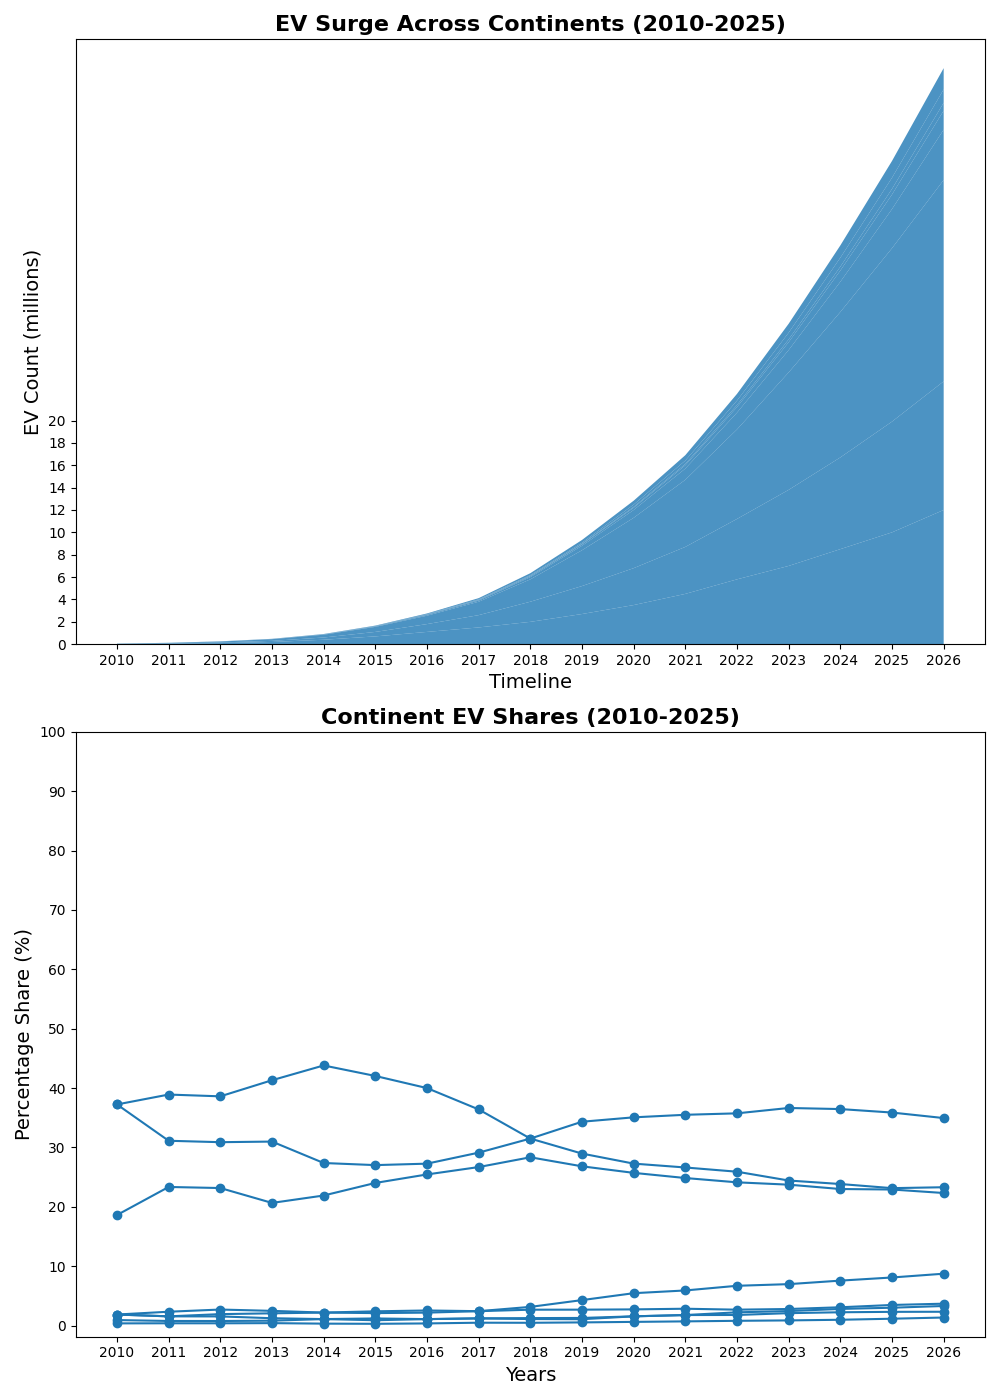

Reproduce this figure in Python.
import matplotlib.pyplot as plt
import numpy as np

years = np.arange(2010, 2027)

north_america = [0.02, 0.05, 0.1, 0.2, 0.4, 0.7, 1.1, 1.5, 2, 2.7, 3.5, 4.5, 5.8, 7, 8.5, 10, 12]
europe = [0.01, 0.03, 0.06, 0.1, 0.2, 0.4, 0.7, 1.1, 1.8, 2.5, 3.3, 4.2, 5.4, 6.8, 8.2, 9.9, 11.5]
asia = [0.02, 0.04, 0.08, 0.15, 0.25, 0.45, 0.75, 1.2, 2, 3.2, 4.5, 6, 8, 10.5, 13, 15.5, 18]
south_america = [0.001, 0.002, 0.005, 0.01, 0.02, 0.04, 0.07, 0.1, 0.2, 0.4, 0.7, 1, 1.5, 2, 2.7, 3.5, 4.5]
africa = [0.0005, 0.001, 0.002, 0.004, 0.01, 0.015, 0.03, 0.05, 0.08, 0.12, 0.2, 0.3, 0.5, 0.7, 1, 1.3, 1.7]
oceania = [0.0002, 0.0005, 0.001, 0.002, 0.003, 0.005, 0.01, 0.02, 0.03, 0.05, 0.08, 0.12, 0.18, 0.25, 0.35, 0.5, 0.7]
atlantis = [0.001, 0.002, 0.004, 0.006, 0.01, 0.02, 0.03, 0.05, 0.07, 0.1, 0.2, 0.3, 0.4, 0.6, 0.8, 1, 1.2]
lemuria = [0.001, 0.003, 0.007, 0.012, 0.02, 0.035, 0.06, 0.10, 0.17, 0.25, 0.35, 0.48, 0.6, 0.8, 1.1, 1.5, 1.9]

ev_adoption = np.vstack([north_america, europe, asia, south_america, africa, oceania, atlantis, lemuria])

def calculate_percentage(data):
    return (data / np.sum(data, axis=0)) * 100

percentage_shares = calculate_percentage(ev_adoption)

fig, (ax1, ax2) = plt.subplots(2, 1, figsize=(10, 14))  # Changed from (1, 2) to (2, 1)

ax1.stackplot(years, ev_adoption, colors=['#1f78b4'], alpha=0.8)
ax1.set_title('EV Surge Across Continents (2010-2025)', fontsize=16, fontweight='bold')
ax1.set_xlabel('Timeline', fontsize=14)
ax1.set_ylabel('EV Count (millions)', fontsize=14)
ax1.set_xticks(years)
ax1.set_yticks(np.arange(0, 20 + 1, 2))

for i, continent in enumerate(['N. America', 'Europa', 'Asiatic', 'S. America', 'Afrika', 'Oceania', 'Atlantia', 'Lemurian']):
    ax2.plot(years, percentage_shares[i], color='#1f78b4', marker='o')

ax2.set_title('Continent EV Shares (2010-2025)', fontsize=16, fontweight='bold')
ax2.set_xlabel('Years', fontsize=14)
ax2.set_ylabel('Percentage Share (%)', fontsize=14)
ax2.set_xticks(years)
ax2.set_yticks(np.arange(0, 100 + 1, 10))

plt.tight_layout()
plt.show()
